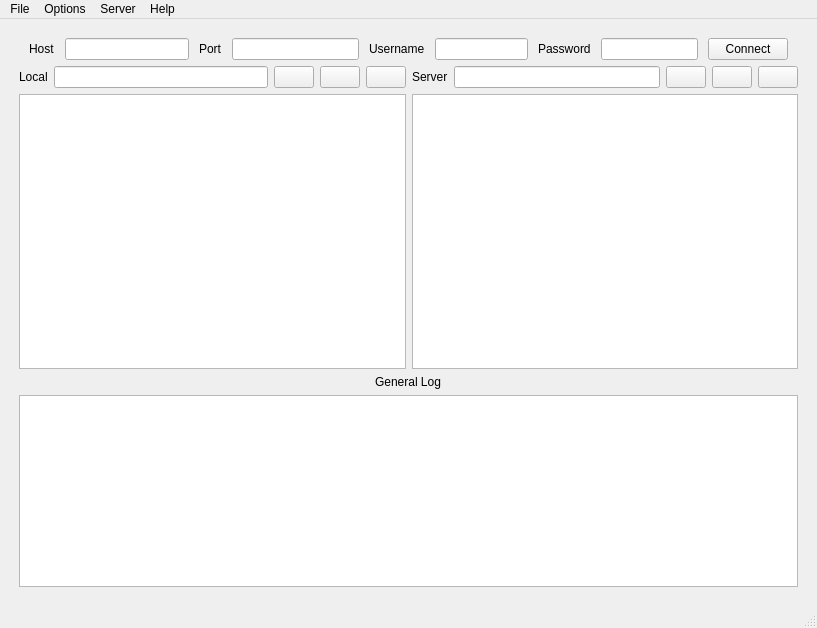
<?xml version="1.0" encoding="UTF-8"?>
<ui version="4.0">
 <class>MainWindow</class>
 <widget class="QMainWindow" name="MainWindow">
  <property name="geometry">
   <rect>
    <x>0</x>
    <y>0</y>
    <width>817</width>
    <height>628</height>
   </rect>
  </property>
  <property name="sizePolicy">
   <sizepolicy hsizetype="Expanding" vsizetype="Expanding">
    <horstretch>0</horstretch>
    <verstretch>0</verstretch>
   </sizepolicy>
  </property>
  <property name="windowTitle">
   <string>MainWindow</string>
  </property>
  <widget class="QWidget" name="MainWidget">
   <property name="sizePolicy">
    <sizepolicy hsizetype="Expanding" vsizetype="Expanding">
     <horstretch>0</horstretch>
     <verstretch>0</verstretch>
    </sizepolicy>
   </property>
   <layout class="QGridLayout" name="gridLayout">
    <item row="0" column="0">
     <layout class="QVBoxLayout" name="VerticalStructureLayout" stretch="0,1,0,0">
      <property name="sizeConstraint">
       <enum>QLayout::SizeConstraint::SetDefaultConstraint</enum>
      </property>
      <property name="leftMargin">
       <number>10</number>
      </property>
      <property name="topMargin">
       <number>10</number>
      </property>
      <property name="rightMargin">
       <number>10</number>
      </property>
      <property name="bottomMargin">
       <number>10</number>
      </property>
      <item>
       <layout class="QHBoxLayout" name="ConnectionCredentialsLayout" stretch="1,1,1,1,0">
        <property name="spacing">
         <number>10</number>
        </property>
        <property name="leftMargin">
         <number>10</number>
        </property>
        <property name="topMargin">
         <number>0</number>
        </property>
        <property name="rightMargin">
         <number>10</number>
        </property>
        <item>
         <layout class="QHBoxLayout" name="A_HostLayout" stretch="0,0">
          <property name="sizeConstraint">
           <enum>QLayout::SizeConstraint::SetDefaultConstraint</enum>
          </property>
          <item>
           <widget class="QLabel" name="A_HostLabel">
            <property name="maximumSize">
             <size>
              <width>16777215</width>
              <height>16777215</height>
             </size>
            </property>
            <property name="text">
             <string>Host</string>
            </property>
           </widget>
          </item>
          <item>
           <widget class="QLineEdit" name="B_HostEdit">
            <property name="sizePolicy">
             <sizepolicy hsizetype="Expanding" vsizetype="Fixed">
              <horstretch>0</horstretch>
              <verstretch>0</verstretch>
             </sizepolicy>
            </property>
            <property name="maximumSize">
             <size>
              <width>16777215</width>
              <height>16777215</height>
             </size>
            </property>
           </widget>
          </item>
         </layout>
        </item>
        <item>
         <layout class="QHBoxLayout" name="B_PortLayout">
          <item>
           <widget class="QLabel" name="A_PortLabel">
            <property name="text">
             <string>Port</string>
            </property>
           </widget>
          </item>
          <item>
           <widget class="QLineEdit" name="B_PortEdit">
            <property name="sizePolicy">
             <sizepolicy hsizetype="Expanding" vsizetype="Fixed">
              <horstretch>0</horstretch>
              <verstretch>0</verstretch>
             </sizepolicy>
            </property>
            <property name="maximumSize">
             <size>
              <width>16777215</width>
              <height>16777215</height>
             </size>
            </property>
           </widget>
          </item>
         </layout>
        </item>
        <item>
         <layout class="QHBoxLayout" name="D_UsernameLayout">
          <property name="sizeConstraint">
           <enum>QLayout::SizeConstraint::SetDefaultConstraint</enum>
          </property>
          <item>
           <widget class="QLabel" name="A_UsernameLabel">
            <property name="maximumSize">
             <size>
              <width>16777215</width>
              <height>16777215</height>
             </size>
            </property>
            <property name="text">
             <string>Username</string>
            </property>
           </widget>
          </item>
          <item>
           <widget class="QLineEdit" name="B_UsernameEdit">
            <property name="sizePolicy">
             <sizepolicy hsizetype="Expanding" vsizetype="Fixed">
              <horstretch>0</horstretch>
              <verstretch>0</verstretch>
             </sizepolicy>
            </property>
            <property name="maximumSize">
             <size>
              <width>16777215</width>
              <height>16777215</height>
             </size>
            </property>
           </widget>
          </item>
         </layout>
        </item>
        <item>
         <layout class="QHBoxLayout" name="C_PasswordLayout" stretch="0,0">
          <property name="sizeConstraint">
           <enum>QLayout::SizeConstraint::SetDefaultConstraint</enum>
          </property>
          <item>
           <widget class="QLabel" name="A_PasswordLabel">
            <property name="sizePolicy">
             <sizepolicy hsizetype="Preferred" vsizetype="Preferred">
              <horstretch>0</horstretch>
              <verstretch>0</verstretch>
             </sizepolicy>
            </property>
            <property name="maximumSize">
             <size>
              <width>16777215</width>
              <height>16777215</height>
             </size>
            </property>
            <property name="text">
             <string>Password</string>
            </property>
           </widget>
          </item>
          <item>
           <widget class="QLineEdit" name="B_PasswordEdit">
            <property name="sizePolicy">
             <sizepolicy hsizetype="Expanding" vsizetype="Fixed">
              <horstretch>0</horstretch>
              <verstretch>0</verstretch>
             </sizepolicy>
            </property>
            <property name="maximumSize">
             <size>
              <width>16777215</width>
              <height>16777215</height>
             </size>
            </property>
            <property name="echoMode">
             <enum>QLineEdit::EchoMode::Password</enum>
            </property>
           </widget>
          </item>
         </layout>
        </item>
        <item>
         <widget class="QPushButton" name="E_ConnectionButton">
          <property name="focusPolicy">
           <enum>Qt::FocusPolicy::NoFocus</enum>
          </property>
          <property name="text">
           <string>Connect</string>
          </property>
         </widget>
        </item>
       </layout>
      </item>
      <item>
       <layout class="QGridLayout" name="FileStructureGrid">
        <item row="1" column="2">
         <widget class="QTreeView" name="CurrentMachineDirectoryTree">
          <property name="minimumSize">
           <size>
            <width>0</width>
            <height>200</height>
           </size>
          </property>
          <property name="contextMenuPolicy">
           <enum>Qt::ContextMenuPolicy::CustomContextMenu</enum>
          </property>
          <property name="editTriggers">
           <set>QAbstractItemView::EditTrigger::NoEditTriggers</set>
          </property>
          <property name="dragDropMode">
           <enum>QAbstractItemView::DragDropMode::DragDrop</enum>
          </property>
          <property name="selectionMode">
           <enum>QAbstractItemView::SelectionMode::ExtendedSelection</enum>
          </property>
          <property name="sortingEnabled">
           <bool>true</bool>
          </property>
         </widget>
        </item>
        <item row="0" column="3">
         <layout class="QHBoxLayout" name="ConnectedDirHeaderLayout">
          <item>
           <widget class="QLabel" name="ConnectedLabel">
            <property name="text">
             <string>Server</string>
            </property>
           </widget>
          </item>
          <item>
           <widget class="QLineEdit" name="ConnectedDirEdit"/>
          </item>
          <item>
           <widget class="QPushButton" name="ConnectedDirUpOne">
            <property name="focusPolicy">
             <enum>Qt::FocusPolicy::NoFocus</enum>
            </property>
            <property name="text">
             <string/>
            </property>
            <property name="icon">
             <iconset>
              <normaloff>../Icons/go-up.svg</normaloff>../Icons/go-up.svg</iconset>
            </property>
           </widget>
          </item>
          <item>
           <widget class="QPushButton" name="ConnectedRefresh">
            <property name="focusPolicy">
             <enum>Qt::FocusPolicy::NoFocus</enum>
            </property>
            <property name="text">
             <string/>
            </property>
            <property name="icon">
             <iconset>
              <normaloff>../Icons/view-refresh.svg</normaloff>../Icons/view-refresh.svg</iconset>
            </property>
           </widget>
          </item>
          <item>
           <widget class="QPushButton" name="ConnectedHiddenToggleCheckbox">
            <property name="focusPolicy">
             <enum>Qt::FocusPolicy::NoFocus</enum>
            </property>
            <property name="text">
             <string/>
            </property>
            <property name="icon">
             <iconset>
              <normaloff>../Icons/view-hidden.svg</normaloff>../Icons/view-hidden.svg</iconset>
            </property>
            <property name="checkable">
             <bool>true</bool>
            </property>
           </widget>
          </item>
         </layout>
        </item>
        <item row="1" column="3">
         <widget class="QTreeView" name="ConnectedMachineDirectoryTree">
          <property name="minimumSize">
           <size>
            <width>0</width>
            <height>200</height>
           </size>
          </property>
          <property name="contextMenuPolicy">
           <enum>Qt::ContextMenuPolicy::CustomContextMenu</enum>
          </property>
          <property name="editTriggers">
           <set>QAbstractItemView::EditTrigger::NoEditTriggers</set>
          </property>
          <property name="dragDropMode">
           <enum>QAbstractItemView::DragDropMode::DragDrop</enum>
          </property>
          <property name="selectionMode">
           <enum>QAbstractItemView::SelectionMode::ExtendedSelection</enum>
          </property>
          <property name="sortingEnabled">
           <bool>true</bool>
          </property>
         </widget>
        </item>
        <item row="0" column="2">
         <layout class="QHBoxLayout" name="CurrentDirHeaderLayout">
          <item>
           <widget class="QLabel" name="CurrentLabel">
            <property name="text">
             <string>Local</string>
            </property>
           </widget>
          </item>
          <item>
           <widget class="QLineEdit" name="CurrentDirEdit"/>
          </item>
          <item>
           <widget class="QPushButton" name="CurrentDirUpOne">
            <property name="focusPolicy">
             <enum>Qt::FocusPolicy::NoFocus</enum>
            </property>
            <property name="text">
             <string/>
            </property>
            <property name="icon">
             <iconset>
              <normaloff>../Icons/go-up.svg</normaloff>../Icons/go-up.svg</iconset>
            </property>
           </widget>
          </item>
          <item>
           <widget class="QPushButton" name="CurrentRefresh">
            <property name="focusPolicy">
             <enum>Qt::FocusPolicy::NoFocus</enum>
            </property>
            <property name="text">
             <string/>
            </property>
            <property name="icon">
             <iconset>
              <normaloff>../Icons/view-refresh.svg</normaloff>../Icons/view-refresh.svg</iconset>
            </property>
           </widget>
          </item>
          <item>
           <widget class="QPushButton" name="CurrentHiddenToggleCheckbox">
            <property name="focusPolicy">
             <enum>Qt::FocusPolicy::NoFocus</enum>
            </property>
            <property name="text">
             <string/>
            </property>
            <property name="icon">
             <iconset>
              <normaloff>../Icons/view-hidden.svg</normaloff>../Icons/view-hidden.svg</iconset>
            </property>
            <property name="checkable">
             <bool>true</bool>
            </property>
           </widget>
          </item>
         </layout>
        </item>
       </layout>
      </item>
      <item alignment="Qt::AlignmentFlag::AlignHCenter">
       <widget class="QLabel" name="LogLabel">
        <property name="text">
         <string>General Log</string>
        </property>
       </widget>
      </item>
      <item>
       <widget class="QTextBrowser" name="GeneralLog"/>
      </item>
     </layout>
    </item>
   </layout>
  </widget>
  <widget class="QStatusBar" name="SMTPStatusBar"/>
  <widget class="QMenuBar" name="SMTPMenuBar">
   <property name="geometry">
    <rect>
     <x>0</x>
     <y>0</y>
     <width>817</width>
     <height>30</height>
    </rect>
   </property>
   <widget class="QMenu" name="menuFile">
    <property name="title">
     <string>File</string>
    </property>
    <addaction name="actionClose"/>
   </widget>
   <widget class="QMenu" name="menuOptions">
    <property name="layoutDirection">
     <enum>Qt::LayoutDirection::LeftToRight</enum>
    </property>
    <property name="title">
     <string>Options</string>
    </property>
    <widget class="QMenu" name="menuLogging_Level">
     <property name="layoutDirection">
      <enum>Qt::LayoutDirection::LeftToRight</enum>
     </property>
     <property name="title">
      <string>Logging Level</string>
     </property>
     <addaction name="actionError"/>
     <addaction name="actionWarning"/>
     <addaction name="actionInfo"/>
     <addaction name="actionDebugging"/>
    </widget>
    <addaction name="menuLogging_Level"/>
    <addaction name="actionShow_Password"/>
   </widget>
   <widget class="QMenu" name="menuHelp">
    <property name="title">
     <string>Help</string>
    </property>
    <addaction name="actionAbout"/>
   </widget>
   <widget class="QMenu" name="menuServer">
    <property name="title">
     <string>Server</string>
    </property>
    <addaction name="actionDisconnect"/>
    <addaction name="separator"/>
    <addaction name="actionCancelCurrent"/>
   </widget>
   <addaction name="menuFile"/>
   <addaction name="menuOptions"/>
   <addaction name="menuServer"/>
   <addaction name="menuHelp"/>
  </widget>
  <action name="actionClose">
   <property name="text">
    <string>Close</string>
   </property>
  </action>
  <action name="actionUpdates">
   <property name="text">
    <string>Update</string>
   </property>
  </action>
  <action name="actionAbout">
   <property name="text">
    <string>About</string>
   </property>
  </action>
  <action name="actionError">
   <property name="checkable">
    <bool>true</bool>
   </property>
   <property name="text">
    <string>Error</string>
   </property>
  </action>
  <action name="actionWarning">
   <property name="checkable">
    <bool>true</bool>
   </property>
   <property name="checked">
    <bool>true</bool>
   </property>
   <property name="text">
    <string>Warning</string>
   </property>
  </action>
  <action name="actionInfo">
   <property name="checkable">
    <bool>true</bool>
   </property>
   <property name="text">
    <string>Info</string>
   </property>
  </action>
  <action name="actionDebugging">
   <property name="checkable">
    <bool>true</bool>
   </property>
   <property name="text">
    <string>Debugging</string>
   </property>
  </action>
  <action name="actionShow_Password">
   <property name="checkable">
    <bool>true</bool>
   </property>
   <property name="text">
    <string>Show Password</string>
   </property>
  </action>
  <action name="actionDisconnect">
   <property name="enabled">
    <bool>false</bool>
   </property>
   <property name="text">
    <string>Disconnect</string>
   </property>
  </action>
  <action name="actionCancel_Current_Operation">
   <property name="enabled">
    <bool>false</bool>
   </property>
   <property name="text">
    <string>Cancel Current Operation</string>
   </property>
  </action>
  <action name="actionReconnect">
   <property name="enabled">
    <bool>false</bool>
   </property>
   <property name="text">
    <string>Reconnect</string>
   </property>
  </action>
  <action name="actionCancelCurrent">
   <property name="enabled">
    <bool>false</bool>
   </property>
   <property name="text">
    <string>Cancel Transfer</string>
   </property>
  </action>
 </widget>
 <resources/>
 <connections/>
</ui>
